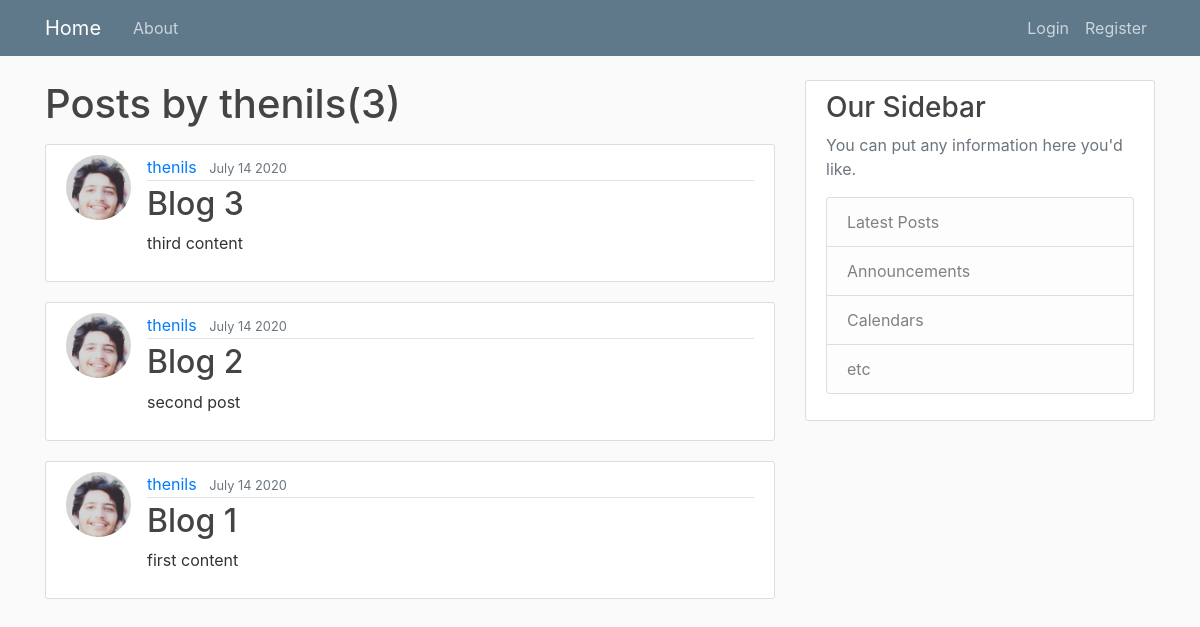
The page /user/thenils on the database as committed earlier.
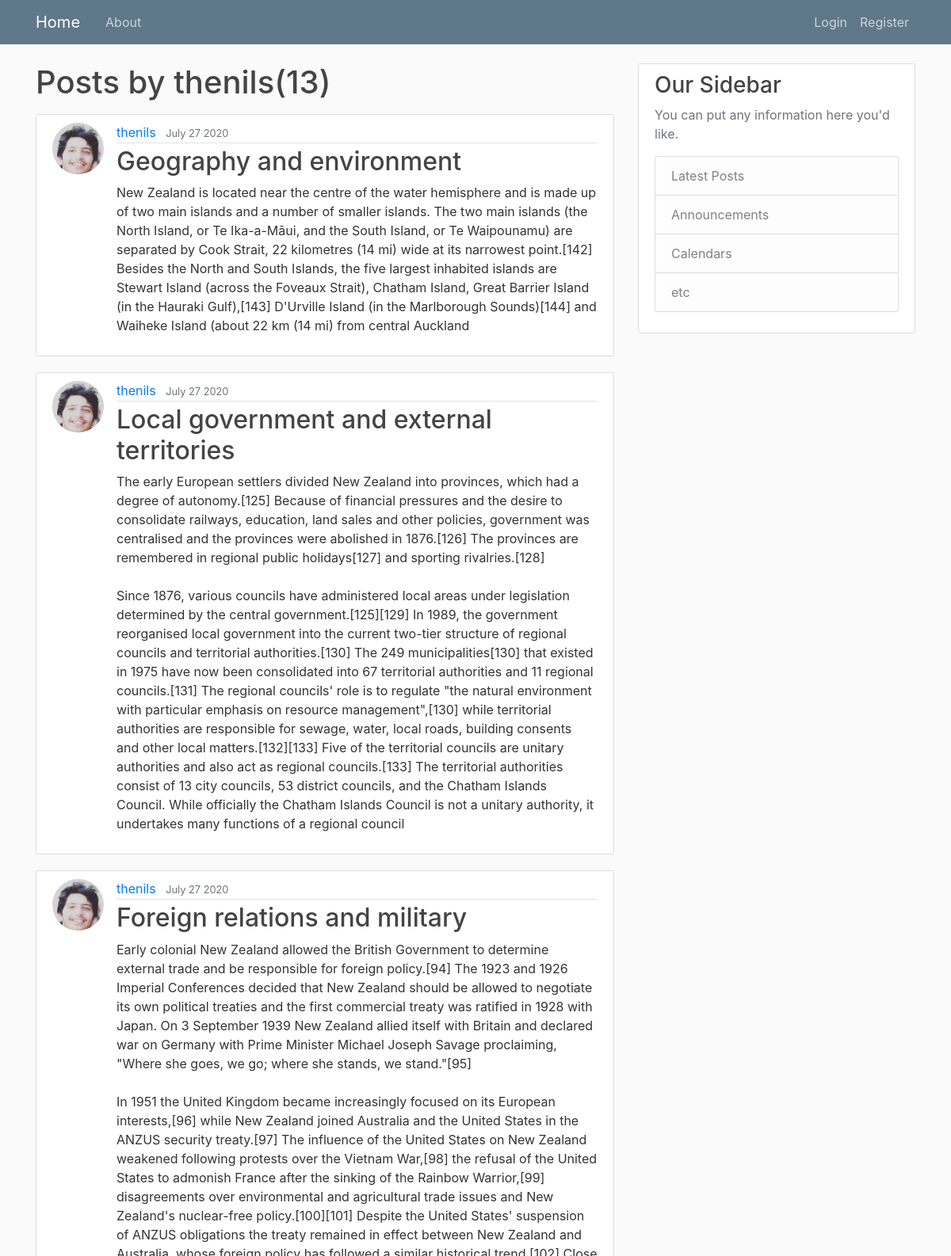
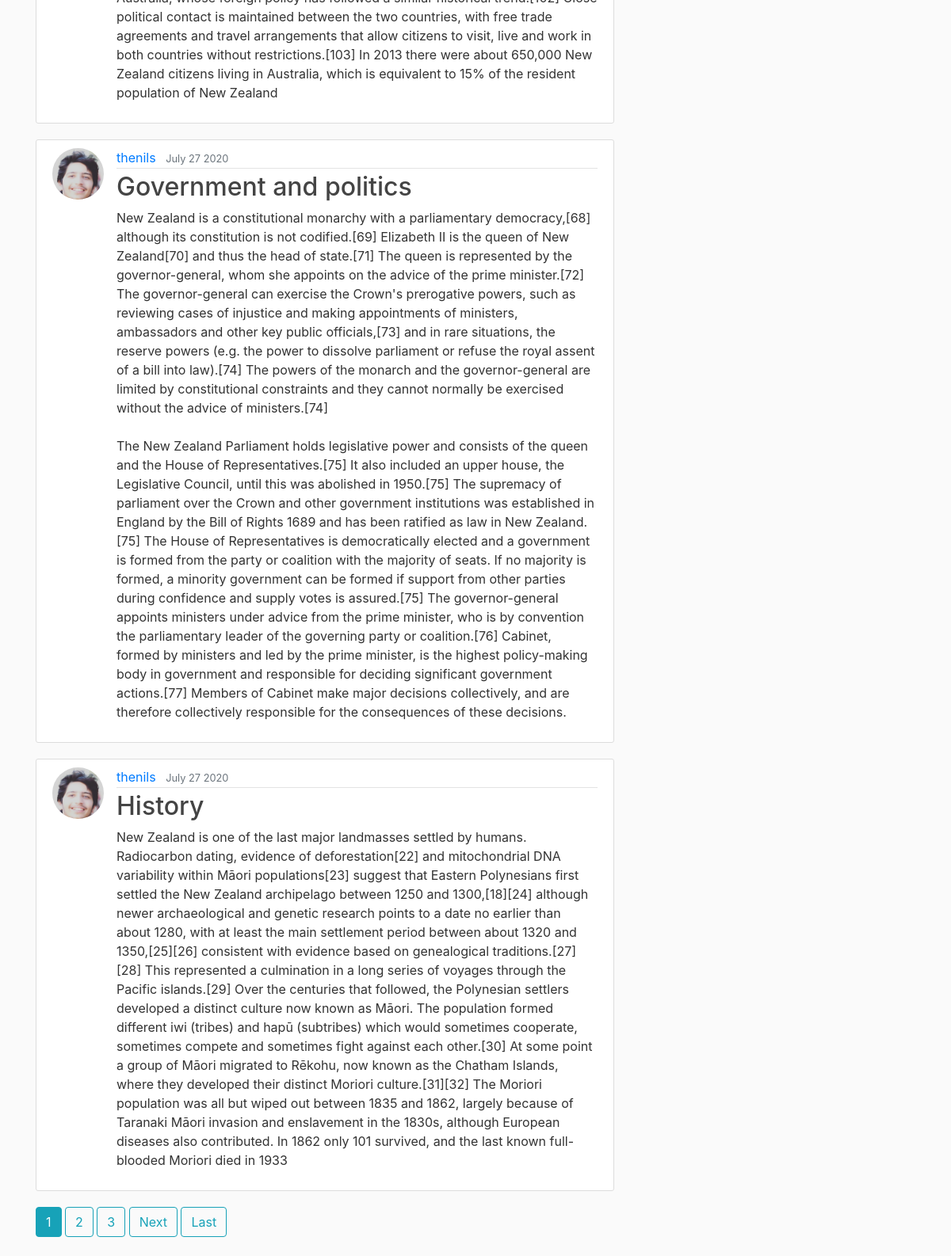
The same page on the database as committed later (2 pictures, top to bottom).
### blogs/models.py (models this page shows, shortened)
class post(models.Model):
	title = models.CharField(max_length=100)
	content = models.TextField()
	date_published = models.DateTimeField(default=timezone.now)
	author = models.ForeignKey(User, on_delete=models.CASCADE)

### users/models.py (models this page shows, shortened)
class profile(models.Model):
	user = models.OneToOneField(User,on_delete=models.CASCADE)
	image = models.ImageField(default='default.jpg', upload_to='profile_pics')

### blogs/views.py (the view)
# urls.py: path('user/<str:username>', UserPostListView.as_view(), name='user-post'),
class UserPostListView(ListView):
	model = post
	template_name = 'blogs/user_posts.html'
	context_object_name='posts'
	paginate_by = 5
	def get_queryset(self):
		user = get_object_or_404(User, username=self.kwargs.get('username'))
		return post.objects.filter(author=user).order_by('-date_published')

### blogs/templates/blogs/user_posts.html (shortened to what this page needs)
{% extends "blogs/base.html" %}
{% block content %}
	<h1 class="mb-3">Posts by {{ view.kwargs.username }}({{ page_obj.paginator.count }})</h1>
	{% for post in posts %}
		<article class="media content-section">
		  <img class="rounded-circle article-img" src="{{ post.author.profile.image.url }}">
		  <div class="media-body">
		    <div class="article-metadata">
		      <a class="mr-2" href="{% url 'user-post' post.author.username %}">{{ post.author }}</a>
		      <small class="text-muted">{{ post.date_published | date:"F d Y"}}</small>
		    </div>
		    <h2><a class="article-title" href="{% url 'post-detail' post.id %}">{{ post.title }}</a></h2>
		    <p class="article-content">{{ post.content }}</p>
		  </div>
		</article>
	{% endfor %}
	{% if is_paginated %}
		{% for num in page_obj.paginator.page_range %}
			{% if page_obj.number == num %}
				<a class="btn btn-info mb-4" href="?page={{ num }}">{{ num }}</a>
			{% elif num > page_obj.number|add:'-3' and num < page_obj.number|add:'3' %}
				<a class="btn btn-outline-info mb-4" href="?page={{ num }}">{{ num}}</a>
			{% endif %}
		{% endfor %}
		{% if page_obj.has_next %}
			<a class="btn btn-outline-info mb-4" href="?page={{ page_obj.next_page_number }}">Next</a>
			<a class="btn btn-outline-info mb-4" href="?page={{ page_obj.paginator.num_pages }}">Last</a>
		{% endif %}
	{% endif %}
{% endblock content%}

Rows that differ between the two databases and show on the page:
no longer on this page (row unchanged): post: author.profile.image (picture), author "thenils", date_published "July 14 2020", title "Blog 3", content "third content"
no longer on this page (row unchanged): post: author.profile.image (picture), author "thenils", date_published "July 14 2020", title "Blog 2", content "second post"
no longer on this page (row unchanged): post: author.profile.image (picture), author "thenils", date_published "July 14 2020", title "Blog 1", content "first content"
added post: author.profile.image (picture), author "thenils", date_published "July 27 2020", title "Geography and environment", content "New Zealand is located near the centre of the water hemisphere and is made up of two main islands and a number of smaller islands. The two main islands (the North Island, or Te Ika-a-Māui, and the South Island, or Te Waipounamu) are separated by Cook Strait, 22 kilometres (14 mi) wide at its narrowest point.[142] Besides the North and South Islands, the five largest inhabited islands are Stewart Island (across the Foveaux Strait), Chatham Island, Great Barrier Island (in the Hauraki Gulf),[143] D'Urville Island (in the Marlborough Sounds)[144] and Waiheke Island (about 22 km (14 mi) from central Auckland"
added post: author.profile.image (picture), author "thenils", date_published "July 27 2020", title "Local government and external territories", content "The early European settlers divided New Zealand into provinces, which had a degree of autonomy.[125] Because of financial pressures and the desire to consolidate railways, education, land sales and other policies, government was centralised and the provinces were abolished in 1876.[126] The provinces are remembered in regional public holidays[127] and sporting rivalries.[128] Since 1876, various councils have administered local areas under legislation determined by the central government.[125][129] In 1989, the government reorganised local government into the current two-tier structure of regional councils and territorial authorities.[130] The 249 municipalities[130] that existed in 1975…"
added post: author.profile.image (picture), author "thenils", date_published "July 27 2020", title "Foreign relations and military", content "Early colonial New Zealand allowed the British Government to determine external trade and be responsible for foreign policy.[94] The 1923 and 1926 Imperial Conferences decided that New Zealand should be allowed to negotiate its own political treaties and the first commercial treaty was ratified in 1928 with Japan. On 3 September 1939 New Zealand allied itself with Britain and declared war on Germany with Prime Minister Michael Joseph Savage proclaiming, \"Where she goes, we go; where she stands, we stand.\"[95] In 1951 the United Kingdom became increasingly focused on its European interests,[96] while New Zealand joined Australia and the United States in the ANZUS security treaty.[97] The…"
added post: author.profile.image (picture), author "thenils", date_published "July 27 2020", title "Government and politics", content "New Zealand is a constitutional monarchy with a parliamentary democracy,[68] although its constitution is not codified.[69] Elizabeth II is the queen of New Zealand[70] and thus the head of state.[71] The queen is represented by the governor-general, whom she appoints on the advice of the prime minister.[72] The governor-general can exercise the Crown's prerogative powers, such as reviewing cases of injustice and making appointments of ministers, ambassadors and other key public officials,[73] and in rare situations, the reserve powers (e.g. the power to dissolve parliament or refuse the royal assent of a bill into law).[74] The powers of the monarch and the governor-general are limited by…"
added post: author.profile.image (picture), author "thenils", date_published "July 27 2020", title "History", content "New Zealand is one of the last major landmasses settled by humans. Radiocarbon dating, evidence of deforestation[22] and mitochondrial DNA variability within Māori populations[23] suggest that Eastern Polynesians first settled the New Zealand archipelago between 1250 and 1300,[18][24] although newer archaeological and genetic research points to a date no earlier than about 1280, with at least the main settlement period between about 1320 and 1350,[25][26] consistent with evidence based on genealogical traditions.[27][28] This represented a culmination in a long series of voyages through the Pacific islands.[29] Over the centuries that followed, the Polynesian settlers developed a distinct…"
Other text that changed with them:
{{ page_obj.paginator.count }}: "3" → "13"
new list line: "1"
new list line: "2"
new list line: "3"
text now shown: "Next Last"
